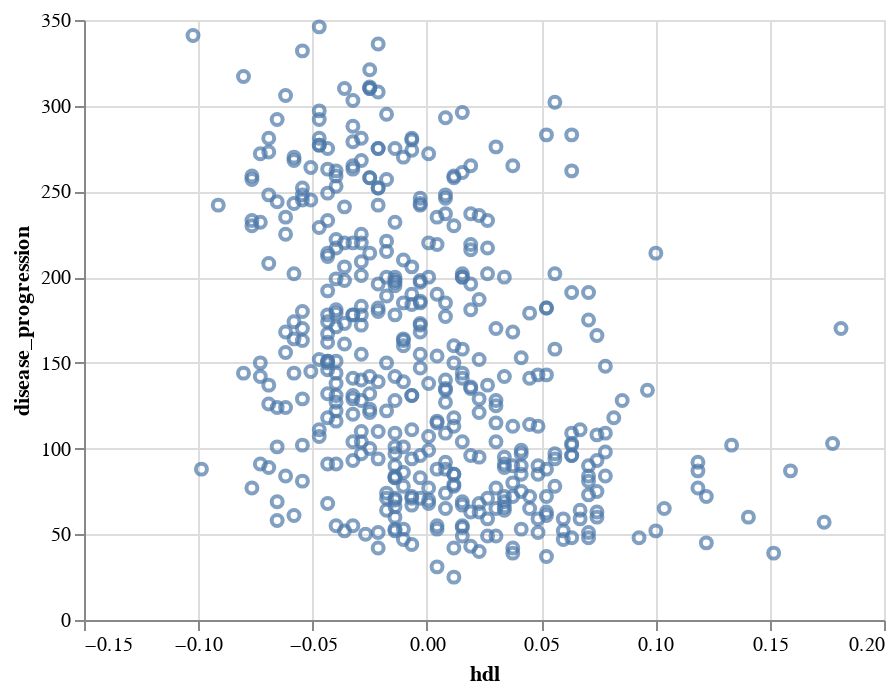

This figure's notebook cell:
### Markdown cell above
<h4> Loading and visualizing diabetes dataset </h4>
Applying above concept to diabetes dataset

### Code cell
from sklearn.datasets import load_diabetes
X, y = load_diabetes(return_X_y=True)

diabetes_X = pd.DataFrame(X, columns=["age","sex","bmi","bp", "tc", "ldl", "hdl","tch", "ltg", "glu"])
diabetes_y = pd.DataFrame(y, columns=["disease_progression"])


diabetes_df = pd.concat([diabetes_y, diabetes_X], axis=1)


alt.Chart(diabetes_df).mark_point().encode(
    x="hdl",
    y="disease_progression"
)

### Figure 1 — Vega-Lite specification as saved in the notebook (floating-point values rounded to 4 significant figures; data arrays with more than 128 entries replaced by an {"elided": "..."} marker saying what was removed)
{"config": {"view": {"continuousWidth": 400, "continuousHeight": 300}}, "data": {"name": "data-000dd81db4471fcaa73904f267534d9a"}, "mark": "point", "encoding": {"x": {"field": "hdl", "type": "quantitative"}, "y": {"field": "disease_progression", "type": "quantitative"}}, "$schema": "https://vega.github.io/schema/vega-lite/v4.17.0.json", "datasets": {"data-000dd81db4471fcaa73904f267534d9a": {"elided": "442 records"}}}
